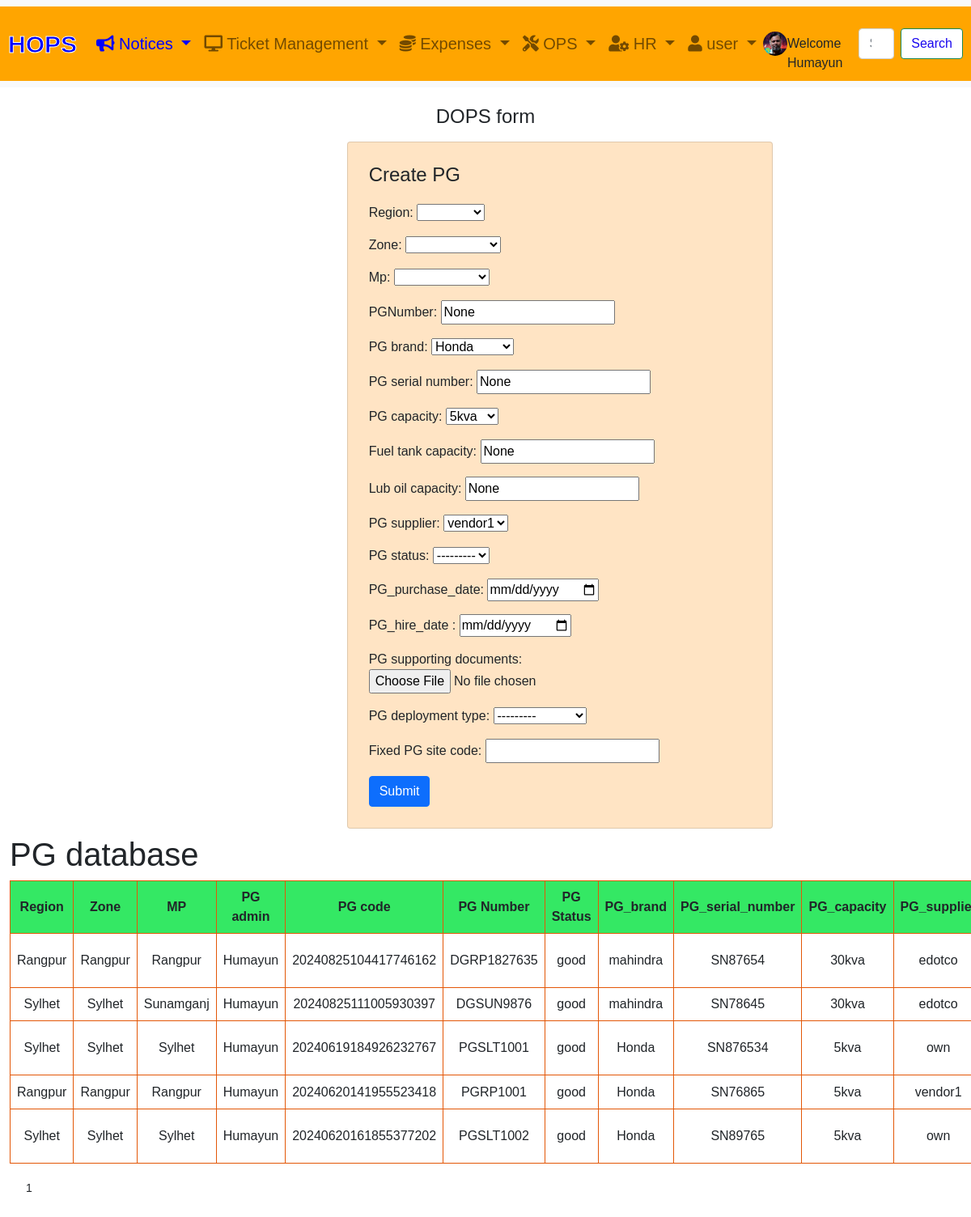
The app's page /generator/create_pg/ (signed in) with its own data.
### account/models.py (models this page shows, shortened)
class Customer(AbstractBaseUser, PermissionsMixin):
    employee = models.ForeignKey('employee.EmployeeModel', related_name='employee_data', on_delete=models.CASCADE, null=True, blank=True)
    email = models.EmailField(_('email address'), unique=True)
    name = models.CharField(max_length=150)
    mobile = models.CharField(max_length=20, blank=True)
    is_active = models.BooleanField(default=False)
    is_staff = models.BooleanField(default=False)
    created = models.DateTimeField(auto_now_add=True)
    updated = models.DateTimeField(auto_now=True)
    profile_picture = models.ImageField(upload_to='profile_pictures/', blank=True, null=True)
    groups = models.ManyToManyField(
        Group,
        related_name='customer_set',
        blank=True,
        help_text=_("The groups this user belongs to."),
        verbose_name=_("groups"),
    )
    user_permissions = models.ManyToManyField(
        Permission,
        related_name='customer_set',
        blank=True,
        help_text=_("Specific permissions for this user."),
        verbose_name=_("user permissions"),
    )
    USER_LEVEL_CHOICES = [
        ('general_user', 'General_User'),
        ('first_level', 'First Level Manager'),
        ('second_level', 'Second Level Manager'),
        ('third_level', 'Third Level Manager'),
        ('external', 'External'),
    ]
    manager_level = models.CharField(max_length=20, choices=USER_LEVEL_CHOICES, default='general_user')
    objects = CustomAccountManager()
    USERNAME_FIELD = 'email'
    REQUIRED_FIELDS = ['name']
    class Meta:
        verbose_name = "Accounts"
        verbose_name_plural = "Accounts"
    def __str__(self):
        return self.name

### generator/models.py (models this page shows, shortened)
class AddPGInfo(models.Model):
    region = models.CharField(max_length=100,choices=REGION_CHOICES,null=True, blank=True)
    zone = models.CharField(max_length=100,choices=ZONE_CHOICES,null=True, blank=True)
    mp = models.CharField(max_length=100,choices=MP_CHOICES,null=True, blank=True)
    PG_code = models.CharField(max_length=50, default='None')
    PG_add_requester = models.ForeignKey(Customer, related_name='PGad_admin_user', on_delete=models.CASCADE)
    PGNumber = models.CharField(max_length=50,default='None')
    PG_brand_choices=[
        ('Honda','Honda'),
        ('Mistsubishi', 'Mistsubishi'),
        ('wilson','wilson'),
        ('chinese','chinese'),
        ('mahindra','mahindra'),
    ]
    PG_brand = models.CharField(max_length=50, choices= PG_brand_choices,default='None')
    PG_serial_number = models.CharField(max_length=50,default='None')
    PG_capacity_choices=[
        ('5kva','5kva'),
        ('6kva','6kva'),
        ('8kva','8kva'),
        ('30kva','30kva'),
        ('40kva','40kva')
        ]
    PG_capacity = models.CharField(max_length=50,choices=PG_capacity_choices,default='None')
    fuel_tank_capacity = models.CharField(max_length=50,default='None')
    lub_oil_capacity = models.CharField(max_length=50,default='None')
    PG_supplier_choices=[
        ('vendor1','vendor1'),
        ('vendor2','vendor2'),
        ('vendor3','vendor3'),
        ('own','own'),
        ('edotco','edotco'),
    ]
    PG_supplier=models.CharField(max_length=50,choices=PG_supplier_choices,default='None')
    PG_status_choices =[
        ('good','good'),
        ('faulty','faulty')
    ]
    PG_status = models.CharField(max_length=100, choices=PG_status_choices,null=True,blank=True)
    PG_purchase_date = models.DateField(default=timezone.now)
    PG_hire_date = models.DateField(default=timezone.now)
    PG_supporting_documents = models.FileField(upload_to='PG_documents/', null=True, blank=True)
    deployment_choices=[
        ('movable_PG','movable_PG'),
        ('fixed_PG','fixed_PG'),
        ('fixed_DG','fixed_DG'),
        ('DGOW','DGOW'),
    ]
    PG_deployment_type =models.CharField(max_length=100,choices=deployment_choices,null=True,blank=True)
    fixed_PG_site_code = models.CharField(max_length=100,null=True,blank=True)
    created_at = models.DateField(default=timezone.now)
    updated_at = models.DateField(default=timezone.now)

### generator/views.py (the view)
# urls.py: path('create_pg/', views.create_pg, name='create_pg'),
@login_required
def create_pg(request):
    pg_info = AddPGInfo.objects.all().order_by('-created_at')
    paginator = Paginator(pg_info, 5)
    page_number = request.GET.get('page', 1)
    try:
        page_obj = paginator.page(page_number)
    except PageNotAnInteger:
        page_obj = paginator.page(1)
    except EmptyPage:
        page_obj = paginator.page(paginator.num_pages)
    if request.method == 'POST':
        form = AddPgForm(request.POST, request.FILES)
        if form.is_valid():
            form.instance.PG_add_requester = request.user
            form.instance.PG_code = generate_unique_finance_requisition_number()
            form.save()
            messages.success(request, 'PG entry created successfully!')
            return redirect('generator:view_pg_info')
    else:
        form = AddPgForm()
    return render(request, 'generator/create_pg.html', {'form': form, 'page_obj': page_obj})

### generator/forms.py
class AddPgForm(forms.ModelForm):
    PG_purchase_date = forms.DateField(label='PG_purchase_date', required=False, widget=forms.DateInput(attrs={'type': 'date'}))
    PG_hire_date  = forms.DateField(label='PG_hire_date ', required=False, widget=forms.DateInput(attrs={'type': 'date'}))
    class Meta:
        model = AddPGInfo
        exclude = ['PG_add_requester','created_at','updated_at','PG_code']

### account/context_processors.py (called while the page is built)
def user_info(request):
    user = request.user
    profile_picture_url = None
    if user.is_authenticated:
        profile_picture_url = user.profile_picture.url if user.profile_picture else None
    return {
        'user_info': user.name if user.is_authenticated else None,
        'profile_picture_url': profile_picture_url
    }

### templates/generator/create_pg.html (shortened to what this page needs)
{% extends "base.html" %}
{% load static %}
{% block content %}
    <h4 class="text-center" style="margin-top:10px">DOPS form</h4>
    <div class="container-fluid">
        <div class="row row-cols-1 row-cols-md-3 p-2">
            <div class="col"></div>
            <div class="col-md-6">
                <div class="card" style="background-color: bisque; padding:10px;">
                    <div class="card-body">
                        <h4 class="card-title" style="margin-bottom:20px">Create PG</h4>
                        <form method="post" enctype="multipart/form-data">
                            {{ form.as_p }}
                           <div><button type="submit" class="btn btn-primary">Submit</button></div>
                        </form>
                    </div>
                </div>
            </div>
        </div>
    </div>
<div class="container-fluid" id ='main-content'>
    <div class="row">
        <div class="col-xl-12">
            <h1>PG database</h1>
            <table>
                <thead>
                    <tr>
                        <th class="text-center p-2">Region</th>
                        <th class="text-center p-2">Zone</th>
                        <th class="text-center p-2">MP</th>
                        <th class="text-center p-2">PG admin</th>
                        <th class="text-center p-2">PG code</th>
                        <th class="text-center p-2">PG Number</th>
                        <th class="text-center p-2">PG Status</th>
                        <th class="text-center p-2"> PG_brand</th>
                        <th class="text-center p-2"> PG_serial_number</th>
                        <th class="text-center p-2">PG_capacity</th>
                        <th class="text-center p-2"> PG_supplier</th>
                    </tr>
                </thead>
                <tbody>
                    {% for pg in page_obj %}
                    <tr>
                        <td class="text-center p-2"style="white-space: nowrap;">{{ pg.region }}</td>
                        <td class="text-center p-2"style="white-space: nowrap;">{{ pg.zone }}</td>
                        <td class="text-center p-2"style="white-space: nowrap;">{{ pg.mp }}</td>
                        <td class="text-center p-2"style="white-space: nowrap;">{{ pg.PG_add_requester }}</td>
                        <td class="text-center p-2"style="white-space: nowrap;">{{ pg.PG_code }}</td>
                        <td class="text-center p-2" style="white-space: nowrap;">{{ pg.PGNumber }}</td>
                        <td class="text-center p-2" style="white-space: nowrap;">{{ pg.PG_status }}</td>
                        <td class="text-center p-2" style="white-space: nowrap;">{{ pg.PG_brand }}</td>
                        <td class="text-center p-2"style="white-space: nowrap;">{{ pg.PG_serial_number }}</td>
                        <td class="text-center p-2"style="white-space: nowrap;">{{ pg.PG_capacity }}</td>
                        <td class="text-center p-2"style="white-space: nowrap;">{{ pg.PG_supplier }}</td>
                    </tr>
                    {% endfor %}
                </tbody>
            </table>
            <div class="pagination" style="padding:10px">
                {% for num in page_obj.paginator.page_range %}
                    {% if page_obj.number == num %}
                        <span style="margin:10px; font-size:14px">{{ num }}</span>
                    {% else %}
                        <a style="margin:10px; font-size:14px"href="?page={{ num }}">{{ num }}</a>
                    {% endif %}
                {% endfor %}
            </div>
        </div>
</div>
<div class="col" style="height:600px"></div>
{% endblock %}

### templates/base.html (shortened to what this page needs)
<!DOCTYPE html>
<html lang="en">
<head>
<link href="https://cdn.jsdelivr.net/npm/bootstrap@5.0.0-beta3/dist/css/bootstrap.min.css" rel="stylesheet">
<link rel="stylesheet" href="https://cdnjs.cloudflare.com/ajax/libs/font-awesome/5.15.3/css/all.min.css">
<link href="https://cdnjs.cloudflare.com/ajax/libs/select2/4.0.13/css/select2.min.css" rel="stylesheet">
<link href="https://cdnjs.cloudflare.com/ajax/libs/bootstrap-datepicker/1.9.0/css/bootstrap-datepicker.min.css" rel="stylesheet">
<link href="https://cdnjs.cloudflare.com/ajax/libs/bootstrap-timepicker/0.5.2/css/bootstrap-timepicker.min.css" rel="stylesheet">
        <link rel="stylesheet" href="https://code.jquery.com/ui/1.12.1/themes/base/jquery-ui.css">
        <link rel="stylesheet" href="https://cdn.jsdelivr.net/npm/timepicker@1.11.14/jquery.timepicker.min.css">
</head>
<body>
    {% if user.is_authenticated %}
    <nav class="navbar navbar-expand-lg navbar-light bg-light navbar-fixed-top">
        <div class="container-fluid custom_navbar">
            <a class="navbar-brand menu-color" style="color:blue; font-size:30px;font-family: Helvetica;" href="{% url 'tickets:dash_board' %}">HOPS</a>
            <div class="collapse navbar-collapse" id="navbarSupportedContent">
                <ul class="navbar-nav me-auto mb-2 mb-lg-0">
                    <li class="nav-item dropdown">
                        <a class="nav-link dropdown-toggle menu-color" style="color: blue;" href="#" id="navbarDropdown" role="button" data-bs-toggle="dropdown" aria-expanded="false">
                            <i class="fa fa-bullhorn" aria-hidden="true"></i> Notices
                        </a>
                    </li>
                    <li class="nav-item dropdown">
                        <a class="nav-link dropdown-toggle menu-color"href="#" id="navbarDropdown" role="button" data-bs-toggle="dropdown" aria-expanded="false">
                            <i class="fa fa-desktop" aria-hidden="true"></i> Ticket Management
                        </a>
                    </li>
                    <li class="nav-item dropdown">
                        <a class="nav-link dropdown-toggle menu-color"href="#" id="navbarDropdown" role="button" data-bs-toggle="dropdown" aria-expanded="false">
                            <i class="fas fa-coins"></i>  Expenses
                        </a>
                    </li>
                    <li class="nav-item dropdown">
                        <a class="nav-link dropdown-toggle menu-color"href="#" id="navbarDropdown" role="button" data-bs-toggle="dropdown" aria-expanded="false">
                            <i class="fas fa-tools"></i>  OPS
                        </a>
                    </li>
                    <li class="nav-item dropdown">
                        <a class="nav-link dropdown-toggle menu-color"href="#" id="navbarDropdown" role="button" data-bs-toggle="dropdown" aria-expanded="false">
                            <i class="fas fa-user-cog"></i>  HR
                        </a>
                    </li>
                    <li class="nav-item dropdown">
                        <a class="nav-link dropdown-toggle menu-color"href="#" id="navbarDropdown" role="button" data-bs-toggle="dropdown" aria-expanded="false">
                            <i class="fas fa-user"></i>  user
                        </a>
                    </li>
                </ul>
                    {% if user.is_authenticated %}
                    <a href="{% url 'account:update_profile_picture' user.id %}">
                        {% if profile_picture_url %}
                            <img src="{{ profile_picture_url }}" style="height: 30px; width: 30px; border-radius: 50%;">
                        {% else %}
                        <i class="fas fa-user-circle" aria-hidden="true" style="font-size: 25px; color:white"></i>
                        {% endif %} </a>
                        <br>
                       Welcome {{ request.user.name }}
                {% else %}
                    <a href="{% url 'account:login' %}" style="color:white;">
                        <i class="fas fa-user-circle" aria-hidden="true" style="font-size: 30px;"></i>
                    </a>
                {% endif %}
                    <form class="d-flex" method="GET" action="{% url 'tickets:search_all' %}" style="margin-left:20px">
                    <input class="form-control me-2" type="search" placeholder="Search" aria-label="Search" name="q">
                    <button class="btn btn-outline-success" type="submit" style="color:rgb(26, 7, 239);background:white">Search</button>
                </form>
            </div>
        </div>
    </nav>
{% endif %}
   <div class="col" style="height:120px"></div>
    <div class="container">
        {% block content %}
        {% endblock %}
    </div>
</body>
</html>

### templates/base.html (style rules this page uses)
html, body { font-family: Verdana, sans-serif; background: white; }
.custom_navbar { background-color: orange; padding:10px; }
.navbar-brand { font-size: 40px; font-weight: 700; color: #0AEDED; -webkit-text-stroke: #fff 1px; }
.menu-color { color:blue; font-size: 20px;; }
.navbar-fixed-top { position: fixed; top: 0; width: 100%; z-index: 1000; }

### templates/generator/create_pg.html (style rules this page uses)
html, body { font-family: Verdana, sans-serif; }
table { border-collapse: collapse; width: 100%; }
th, td { border: 1px solid rgb(227, 87, 7); text-align: left; padding: 0px; }
th { background-color: rgb(52, 232, 100); }
table thead th { white-space: normal; }
#main-content { overflow-y: auto; margin-left:0px; position: absolute; width: 100%; left: 0; }

### records on screen
Customer: user.name "Humayun"
AddPGInfo: region "Rangpur", zone "Rangpur", mp "Rangpur", PG_add_requester "Humayun", PG_code "20240825104417746162", PGNumber "DGRP1827635", PG_status "good", PG_brand "mahindra", PG_serial_number "SN87654", PG_capacity "30kva", PG_supplier "edotco"
AddPGInfo: region "Sylhet", zone "Sylhet", mp "Sunamganj", PG_add_requester "Humayun", PG_code "20240825111005930397", PGNumber "DGSUN9876", PG_status "good", PG_brand "mahindra", PG_serial_number "SN78645", PG_capacity "30kva", PG_supplier "edotco"
AddPGInfo: region "Sylhet", zone "Sylhet", mp "Sylhet", PG_add_requester "Humayun", PG_code "20240619184926232767", PGNumber "PGSLT1001", PG_status "good", PG_brand "Honda", PG_serial_number "SN876534", PG_capacity "5kva", PG_supplier "own"
AddPGInfo: region "Rangpur", zone "Rangpur", mp "Rangpur", PG_add_requester "Humayun", PG_code "20240620141955523418", PGNumber "PGRP1001", PG_status "good", PG_brand "Honda", PG_serial_number "SN76865", PG_capacity "5kva", PG_supplier "vendor1"
AddPGInfo: region "Sylhet", zone "Sylhet", mp "Sylhet", PG_add_requester "Humayun", PG_code "20240620161855377202", PGNumber "PGSLT1002", PG_status "good", PG_brand "Honda", PG_serial_number "SN89765", PG_capacity "5kva", PG_supplier "own"

### other values on screen
{{ num }} "1"
